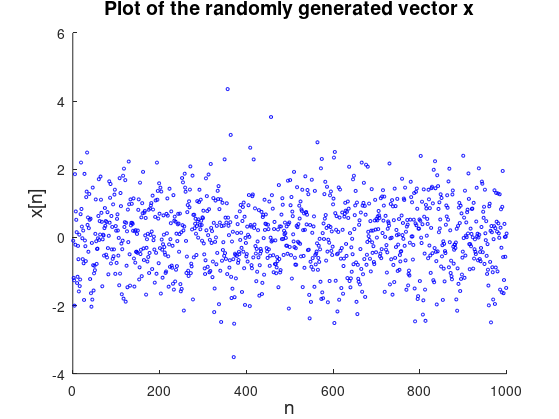
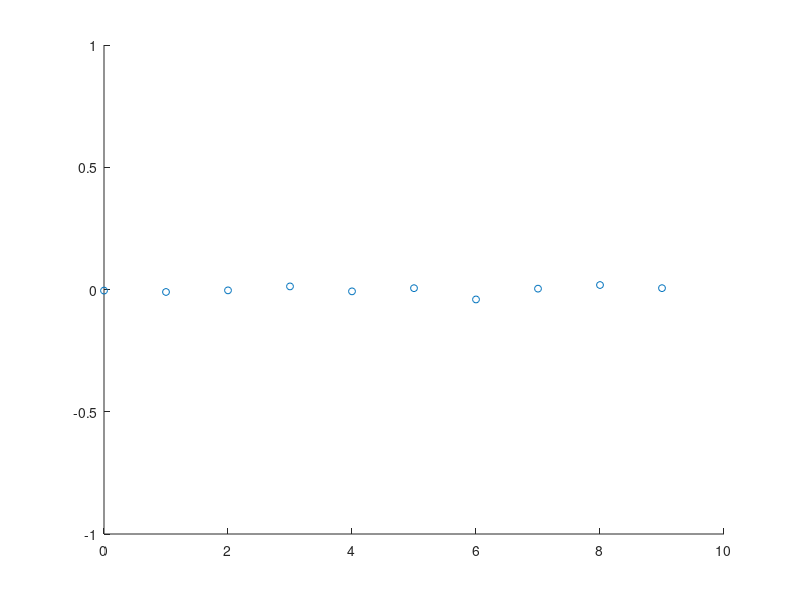

Reproduce these figures in MATLAB, in order. (Note: this script raises an error after producing the figures.)
%% Assignment 1: Exercise 1-1-5

v = randn(1000, 1); % generate the random process
m = mean(v);
s = std(v);
temp = [1:1:1000]; % time vector to plot the values against

figure(1)
scatter(temp, v, 5, 'b')
set(gcf, 'PaperPositionMode', 'auto');
ylabel('x[n]','FontSize',14)
xlabel('n','FontSize',14)
title('Plot of the randomly generated vector x','FontSize',14)

temp = [0:1:9];
m1 = zeros(1,10); % vector of the mean of each realization
s1 = zeros(1,10); % vector of the standard deviations of each realization



for i = 1:10 % iterate through 10 different realizations
    v = randn(10000,1);
    m1(i) = mean(v); % calculate the mean for each realization
    s1(i) = std(v); % calculate the standard deviation of each realization
    
   
end
figure (2)
scatter(temp, m1, 25);
ylim([-1,1])
hold on
y1 = 0; % theoretical mean
yline(y1,'m')
set(gcf, 'PaperPositionMode', 'auto');
title('sample mean','FontSize',14)
ylabel('sample mean','FontSize',14)
legend('estimated mean','theoretical mean','FontSize',14)
xlabel('sample realizations','FontSize',14)

figure(3)
y2 = 1; % theoretical standard deviation
scatter(temp, s1, 25);
ylim([0,2])
hold on
yline(y2,'m')
set(gcf, 'PaperPositionMode', 'auto');
title('sample standard deviation','FontSize',14)
ylabel('sample standard deviation','FontSize',14)
xlabel('sample realizations','FontSize',14)
legend('estimated standard deviation','theoretical standard deviation','FontSize',14)

figure(4)
[f, x] = hist(v, 80); % Create histogram from a normal distribution.
g = 1 / sqrt(2 * pi) * exp(- x .^ 2); % theoretical pdf
bar(x, f / trapz(x, f),'HandleVisibility','off'); hold on
plot(x, g, 'r--','LineWidth', 2); hold off
set(gcf, 'PaperPositionMode', 'auto');
grid on;
title('Normalized histogram for bins = 80','FontSize',14)
xlabel('x','FontSize',14)
ylabel('P(x)','FontSize',14)
legend('theoretical PDF','FontSize',14)


